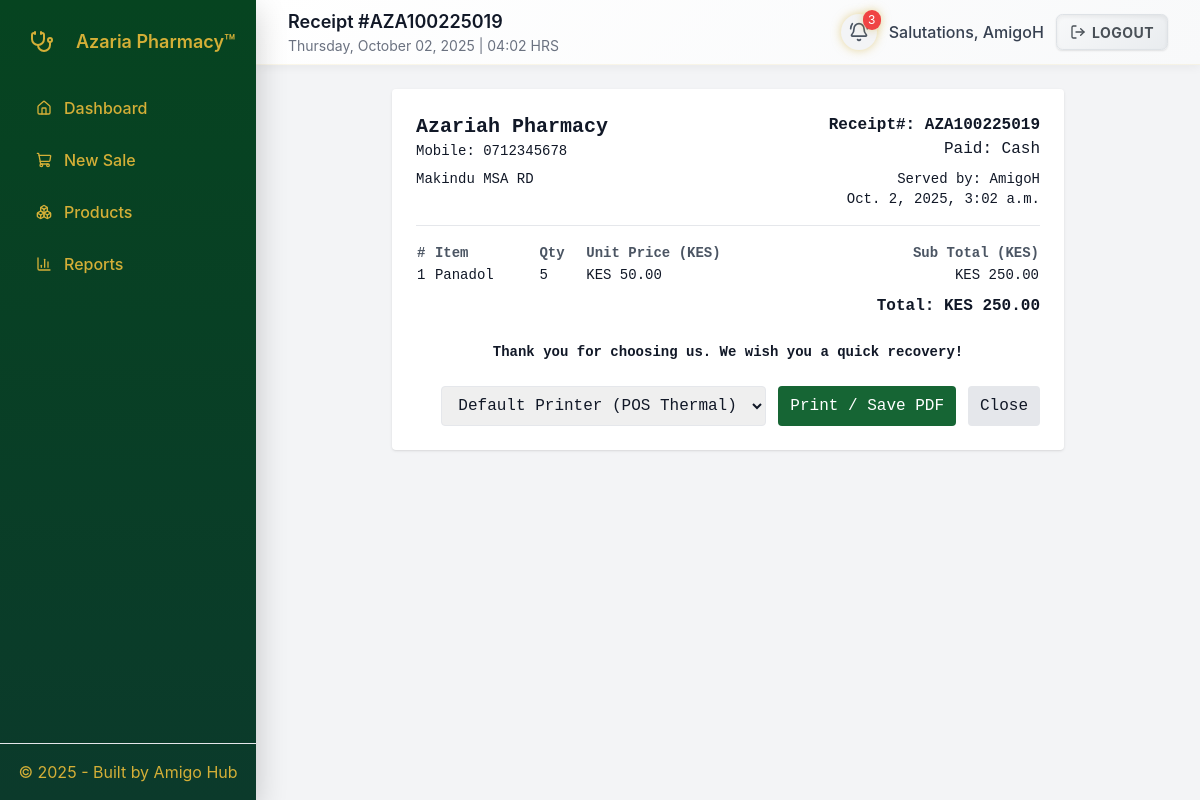
The page /receipt/19/ (signed in) on the database its author committed.
### pos/models.py (models this page shows, shortened)
class Sale(models.Model):
    branch = models.ForeignKey(Branch, on_delete=models.CASCADE)
    cashier = models.ForeignKey(settings.AUTH_USER_MODEL, on_delete=models.SET_NULL, null=True)
    customer = models.ForeignKey(Customer, null=True, blank=True, on_delete=models.SET_NULL)
    created_at = models.DateTimeField(auto_now_add=True)
    total = models.DecimalField(max_digits=12, decimal_places=2)
    cash_received = models.DecimalField(max_digits=12, decimal_places=2, default=0)
    notes = models.TextField(blank=True)

class Branch(models.Model):
    name = models.CharField(max_length=120)
    address = models.TextField(blank=True)
    phone = models.CharField(max_length=30, blank=True)

class SaleItem(models.Model):
    sale = models.ForeignKey(Sale, on_delete=models.CASCADE, related_name="items")
    product = models.ForeignKey(Product, on_delete=models.PROTECT)
    product_stock = models.ForeignKey(ProductStock, on_delete=models.PROTECT, null=True, blank=True)
    unit_price = models.DecimalField(max_digits=10, decimal_places=2)
    qty = models.IntegerField()
    line_total = models.DecimalField(max_digits=12, decimal_places=2)

class Product(models.Model):
    name = models.CharField(max_length=255)
    category = models.CharField(max_length=120, blank=True)
    description = models.TextField(blank=True)
    price = models.DecimalField(max_digits=10, decimal_places=2)
    min_price = models.DecimalField(max_digits=10, decimal_places=2, default=0, validators=[MinValueValidator(Decimal('0.00'))])
    created_at = models.DateTimeField(auto_now_add=True)

### pos/views.py (the view)
# urls.py: path("receipt/<int:sale_id>/", views.receipt_view, name="receipt"),
@login_required
def receipt_view(request, sale_id):
    sale = get_object_or_404(Sale, pk=sale_id)
    if request.method == 'POST':
        return redirect('pos:sale_create')
    return render(request, "pos/receipt.html", {
        "sale": sale,
        "cashier_display_name": get_user_display_name(sale.cashier) if sale.cashier else 'Unknown'
    })

### pos/views.py (called while the page is built)
def get_user_display_name(user):
    return user.first_name or user.username

### pos/templates/pos/receipt.html (shortened to what this page needs)
{% extends "pos/base.html" %}
{% block page_title %}Receipt #<span id="receipt-title"></span>{% endblock %}
{% block content %}
<div class="bg-white p-6 rounded shadow max-w-2xl mx-auto receipt-content">
  <div class="flex justify-between items-start mb-2">
    <div>
      <h2 class="text-xl font-bold mb-0">{{ sale.branch.name }}</h2>
      <p class="text-sm">Mobile: {{ sale.branch.phone }}</p>
    </div>
    <div class="text-right">
      <div class="font-semibold">Receipt#: <span id="receipt-number"></span></div>
      <div>Paid: Cash</div>
    </div>
  </div>
  <div class="flex justify-between mb-4">
    <div>
      <p class="text-sm">{{ sale.branch.address }}</p>
    </div>
    <div class="text-right">
      <div class="text-sm">Served by: {{ user.first_name }}</div>
      <div class="text-sm">{{ sale.created_at }}</div>
    </div>
  </div>
  <hr class="my-4">
  <table class="w-full text-sm">
    <thead>
      <tr class="text-left text-gray-600">
        <th>#</th><th>Item</th><th>Qty</th><th>Unit Price (KES)</th><th class="text-right">Sub Total (KES)</th>
      </tr>
    </thead>
    <tbody>
      {% for it in sale.items.all %}
        <tr>
          <td>{{ forloop.counter }}</td>
          <td>{{ it.product.name }}</td>
          <td>{{ it.qty }}</td>
          <td>KES {{ it.unit_price }}</td>
          <td class="text-right">KES {{ it.line_total }}</td>
        </tr>
      {% endfor %}
    </tbody>
  </table>
  <div class="text-right font-semibold">
    Total: KES {{ sale.total }}
  </div>
  <div class="mt-6 text-center">
    <p class="text-sm font-semibold">Thank you for choosing us. We wish you a quick recovery!</p>
  </div>
  <div class="mt-6 flex justify-end space-x-3 print-buttons">
    <select id="printer-select" class="px-3 py-2 rounded border">
      <option value="default">Default Printer (POS Thermal)</option>
    </select>
    <button onclick="printReceipt()" class="px-3 py-2 rounded bg-green-800 text-white">Print / Save PDF</button>
    <a href="{% url 'pos:dashboard' %}" class="px-3 py-2 rounded bg-gray-200">Close</a>
  </div>
</div>
{% endblock %}

### pos/templates/pos/base.html (shortened to what this page needs)
{% load static %}
<!doctype html>
<html lang="en">
<head>
  <script src="https://cdn.tailwindcss.com"></script>
</head>
<body class="min-h-screen">
  <div class="flex min-h-screen page-wrapper">
    {% if request.user.is_authenticated %}
    <aside id="sidebar"
           class="sidebar-panel fixed inset-y-0 left-0 z-40 w-64 transform -translate-x-full lg:translate-x-0 transition-transform duration-300 ease-out flex flex-col h-screen text-base"
           aria-hidden="true">
      <div class="p-5">
        <div class="flex items-center gap-3 mb-5">
          <figure class="w-11 h-11 rounded-lg bg-white/8 flex items-center justify-center text-lg backdrop-filter: blur(10px)" role="img" aria-label="Azaria Pharmacy Logo">
            <i data-lucide="stethoscope" class="w-6 h-6"></i>
          </figure>
          <div>
            <div class="text-lg font-semibold">Azaria Pharmacy™</div>
          </div>
        </div>
        <nav class="space-y-1 mt-2">
          <a href="{% url 'pos:dashboard' %}" class="nav-link {% if request.resolver_match and request.resolver_match.url_name == 'dashboard' %}active{% endif %}" aria-label="Go to Dashboard">
            <i data-lucide="home" class="w-4 h-4"></i>
            <span>Dashboard</span>
          </a>
          <a href="{% url 'pos:sale_create' %}" class="nav-link {% if request.resolver_match and request.resolver_match.url_name == 'sale_create' %}active{% endif %}" aria-label="Create New Sale">
            <i data-lucide="shopping-cart" class="w-4 h-4"></i>
            <span>New Sale</span>
          </a>
          <a href="{% url 'pos:product_list' %}" class="nav-link {% if request.resolver_match and request.resolver_match.url_name == 'product_list' %}active{% endif %}" aria-label="View Products">
            <i data-lucide="boxes" class="w-4 h-4"></i>
            <span>Products</span>
          </a>
          {% if user.is_superuser %}
          <a href="{% url 'pos:reports' %}" class="nav-link {% if request.resolver_match and request.resolver_match.url_name == 'reports' %}active{% endif %}" aria-label="View Reports">
            <i data-lucide="bar-chart-3" class="w-4 h-4"></i>
            <span>Reports</span>
          </a>
          {% endif %}
        </nav>
      </div>
      <div class="mt-auto p-4 border-t border-white/6 text-center sidebar-footer">
        &copy; {% now "Y" %} - Built by
        <a href="https://amigohub.africa" target="_blank" rel="noopener" aria-label="Visit Amigo Hub website">Amigo Hub</a>
      </div>
    </aside>
    {% endif %}
    <div class="flex-1 main-content lg:ml-64">
      <header class="bg-white border-b sticky top-0 z-20">
        <div class="max-w-7xl mx-auto px-4 sm:px-6 lg:px-8">
          <div class="flex items-center justify-between h-16">
            <div class="flex items-center gap-3">
              <div class="page-title-group">
                {% if request.user.is_authenticated %}
                  <h1 class="text-lg font-semibold">{% block page_title %}Dashboard{% endblock %}</h1>
                  <p class="text-sm text-gray-500">{% now "l, F d, Y" %} | {% now "H:i" %} HRS</p>
                {% endif %}
              </div>
            </div>
            <div class="flex items-center gap-3">
              {% if request.resolver_match and request.resolver_match.url_name not in 'login signup' %}
                {% if request.user.is_authenticated %}
                  <div class="flex items-center gap-3">
                    {% if user.is_superuser %}
                    <div class="relative" id="bell-container">
                      <button id="notifications-bell" class="p-2 rounded-full bg-gray-100 hover:bg-gray-200 focus:outline-none focus:ring-2 focus:ring-gold transition-all duration-200" aria-label="View notifications" aria-haspopup="true" aria-expanded="false">
                        <i data-lucide="bell-ring" class="w-5 h-5 text-gray-600"></i>
                        <span id="unread-badge" class="absolute -top-1 -right-1 bg-red-500 text-white text-xs rounded-full min-w-[18px] h-5 flex items-center justify-center" style="display: none;">0</span>
                      </button>
                    </div>
                    {% endif %}
                    <span class="text-gray-700 font-medium hidden sm:inline" aria-live="polite">Salutations, {{ user.first_name|default:user.get_username }}</span>
                    <form action="{% url 'pos:logout' %}" method="post" class="inline" aria-label="Logout form">
                      <button type="submit" class="btn-logout focus:outline-none focus:ring-2 focus:ring-gold focus:ring-offset-2" aria-label="Log out of the application">
                        <i data-lucide="log-out" class="w-4 h-4"></i>
                        <span class="hidden sm:inline">Logout</span>
                      </button>
                    </form>
                  </div>
                {% else %}
                  <a href="{% url 'pos:login' %}" class="btn-primary" aria-label="Log in to the application">
                    <i data-lucide="log-in" class="w-4 h-4"></i>
                    <span>Login</span>
                  </a>
                {% endif %}
              {% endif %}
            </div>
          </div>
        </div>
      </header>
      <main class="py-6 min-h-[calc(100vh-4rem)]">
        <div class="max-w-7xl mx-auto px-4 sm:px-6 lg:px-8">
          <div class="page-content">
            {% block content %}{% endblock %}
          </div>
        </div>
      </main>
    </div>
  </div>
</body>
</html>

### pos/templates/pos/base.html (style rules this page uses)
:root { --darkgreen: #064420; --gold: #D4AF37; --gold-dark: #D4AF37; --panel-bg: #ffffff; --muted: #6b7280; --glass-bg: rgba(255, 255, 255, 0.25); --glass-border: rgba(255, 255, 255, 0.18); --neon-glow: 0 0 10px rgba(212, 175, 55, 0.5); }
body { font-family: Inter, ui-sans-serif, system-ui, -apple-system, "Segoe UI", Roboto, "Helvetica Neue", Arial; background: #f3f4f6; color: #111827; min-height: 100vh; }
.page-wrapper { position: relative; overflow: hidden; }
.page-content { animation: fadeSlideIn 0.4s cubic-bezier(0.4, 0, 0.2, 1) forwards; opacity: 0; transform: translateY(10px); }
body.loaded .page-content { animation-play-state: running; }
.sidebar-panel { background: linear-gradient(180deg, var(--darkgreen), #0b3a2b); color: var(--gold); box-shadow: 0 10px 30px rgba(0, 0, 0, 0.2); }
.nav-link { display: flex; align-items: center; gap: .75rem; padding: .75rem 1rem; border-radius: .5rem; color: var(--gold); text-decoration: none; font-weight: 500; transition: all 0.3s cubic-bezier(0.4, 0, 0.2, 1); position: relative; overflow: hidden; margin: 0.125rem 0; }
.nav-link::before { content: ''; position: absolute; top: 50%; left: 50%; width: 0; height: 0; background: rgba(255, 255, 255, 0.2); border-radius: 50%; transform: translate(-50%, -50%); transition: width 0.6s, height 0.6s; }
.btn-logout { background: linear-gradient(145deg, #f8f9fa, #e9ecef); border: 1px solid #dee2e6; color: #495057; padding: .4rem .8rem; border-radius: .4rem; font-weight: 700; display: inline-flex; align-items: center; gap: .4rem; transition: all 0.3s cubic-bezier(0.4, 0, 0.2, 1); position: relative; overflow: hidden; box-shadow: inset 0 2px 4px rgba(0, 0, 0, 0.06), 0 1px 2px rgba(0, 0, 0, 0.1); text-transform: uppercase; letter-spacing: 0.5px; font-size: 0.875rem; }
.btn-logout::before { content: ''; position: absolute; top: 0; left: -100%; width: 100%; height: 100%; background: linear-gradient(90deg, transparent, rgba(255, 255, 255, 0.4), transparent); transition: left 0.6s; }
.sidebar-footer a { color: var(--gold); text-decoration: none; transition: color 0.2s; }
.main-content { width: 100%; min-width: 0; }
.page-title-group > * { transition: opacity 0.3s ease-in-out; }
header { background: linear-gradient(135deg, #ffffff 0%, #f8f9fa 100%); border-bottom: 1px solid rgba(212, 175, 55, 0.1); box-shadow: 0 2px 10px rgba(0, 0, 0, 0.05); }
#unread-badge { animation: pulse 2s cubic-bezier(0.4, 0, 0.6, 1) infinite; box-shadow: var(--neon-glow); }
#bell-container:has(#unread-badge[style*="display: flex"]) #notifications-bell { box-shadow: var(--neon-glow); animation: glow 1.5s ease-in-out infinite alternate; }

### pos/templates/pos/receipt.html (style rules this page uses)
.receipt-content { font-family: 'Courier New', Courier, monospace; }

### rows shown on the page
Sale: branch.name "Azariah Pharmacy", branch.phone "0712345678", branch.address "Makindu MSA RD", created_at "Oct. 2, 2025, 3:02 a.m.", total "250.00"
SaleItem: product.name "Panadol", qty "5", unit_price "50.00", line_total "250.00"

### other values the page prints
{{ user.first_name|default:user.get_username }} "AmigoH"
{{ user.first_name }} "AmigoH"
